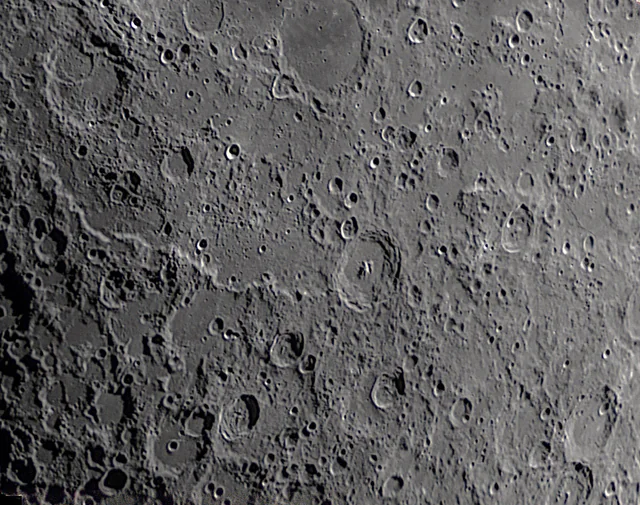
#> input picture moon_surface.jpg, 640 x 505 px
$ python sim_gen.py
#> lines starting #> are read from the running program, lines starting #| are printed output that depends on the picture; after the words box and inside, x2 and y2 are one past the last pixel; in counts of white or black regions, pixels touching at a corner belong together
import cv2
import numpy as np
import math

# Map dimensions
MAP_HEIGHT, MAP_WIDTH = 500, 500

# Read and preprocess moon surface image
moon_surface = cv2.imread("moon_surface.jpg", 0)
#> moon_surface: shape (505, 640); min 0, max 255, mean 94.6
moon_surface = cv2.resize(moon_surface, (MAP_WIDTH, MAP_HEIGHT))
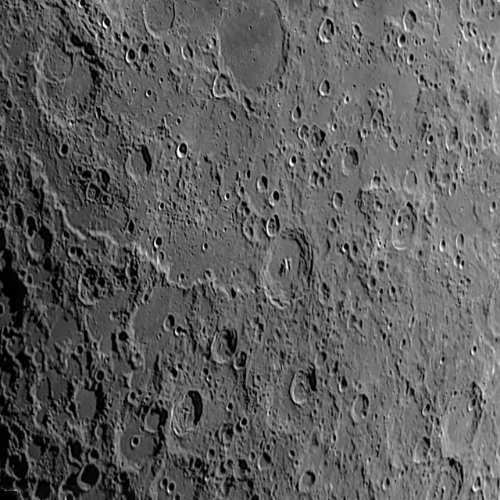
#> moon_surface: shape (500, 500); min 0, max 253, mean 94.5
moon_surface = cv2.normalize(moon_surface, None, 0, 200, cv2.NORM_MINMAX)  # Reduced brightness

def detect_craters(image_path, min_distance=50):
    img = cv2.imread(image_path, 0)
    img = cv2.normalize(img, None, 0, 255, cv2.NORM_MINMAX)
    blurred = cv2.GaussianBlur(img, (9, 9), 0)

    circles = cv2.HoughCircles(
        blurred,
        cv2.HOUGH_GRADIENT,
        dp=1,
        minDist=min_distance,
        param1=40,
        param2=25,
        minRadius=15,
        maxRadius=60
    )

    craters = []
    if circles is not None:
        circles = np.uint16(np.around(circles))
        sorted_circles = sorted(circles[0], key=lambda x: x[2], reverse=True)

        for circle in sorted_circles:
            x, y, r = circle
            if all(np.sqrt((x - cx)**2 + (y - cy)**2) >= (r + cr + min_distance)
                  for cx, cy, cr in craters):
                craters.append((int(x), int(y), int(r)))
            if len(craters) == 5:
                break

    return craters

# Initialize map and obstacles
map = np.ones((MAP_HEIGHT, MAP_WIDTH), dtype=np.uint8) * 255
obstacles = detect_craters("moon_surface.jpg")
#> in detect_craters, `blurred = cv2.GaussianBlur(img, (9, 9), 0)`:
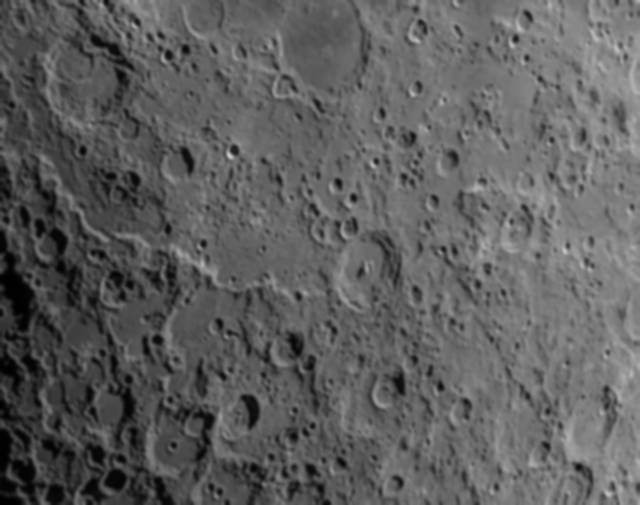
#> blurred: shape (505, 640); min 0, max 204, mean 94.6
#> in detect_craters, `circles = cv2.HoughCircles( blurred, cv2.HOUGH_GRADIENT, dp=1, minDist..`: circles = 80 rows, first 8: [109.5, 86.5, 58.3], [188.5, 77.5, 58.3], [168.5, 233.5, 56.1], [94.5, 181.5, 58.3], [112.5, 232.5, 58.3], [297.5, 338.5, 58.3], [300.5, 171.5, 59.4], [55.5, 76.5, 58.3]
#> in detect_craters, `circles = np.uint16(np.around(circles))`: circles = 80 rows, first 8: [110, 86, 58], [188, 78, 58], [168, 234, 56], [94, 182, 58], [112, 232, 58], [298, 338, 58], [300, 172, 59], [56, 76, 58]
#> in detect_craters, `sorted_circles = sorted(circles[0], key=lambda x: x[2], reverse=True)`: sorted_circles = 80 items, first 6: [300, 172, 59], [122, 324, 59], [190, 426, 59], [210, 346, 59], [110, 86, 58], [188, 78, 58]
#> the loop in detect_craters, `for circle in sorted_circles:` made 15 passes
#> after the loop in detect_craters, `for circle in sorted_circles:`: craters = [(300, 172, 59), (122, 324, 59), (110, 86, 58), (380, 414, 58), (528, 288, 58)]
#> obstacles has the same summary as craters in detect_craters
for obstacle in obstacles:
    cv2.circle(map, (obstacle[0], obstacle[1]), obstacle[2], 0, -1)
#> this loop made 5 passes
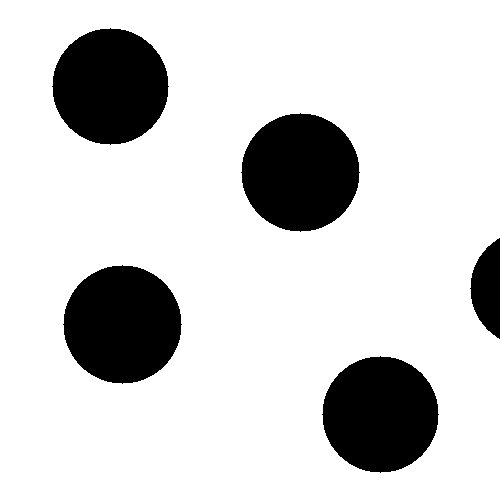
#> map: shape (500, 500); 82% white; 5 black regions, box (x1, y1, x2, y2) and area: (241, 113, 360, 232) 10913, (63, 265, 182, 384) 10913, (52, 28, 169, 145) 10557, (322, 356, 439, 473) 10557, (470, 238, 500, 339) 2114

# Robot parameters
rx, ry, rtheta = 50, 450, math.pi/4
STEP = 3
TURN = math.radians(5)
ROBOT_WIDTH, ROBOT_HEIGHT = 30, 20

# Particle filter parameters
NUM_PARTICLES = 1000
particles = None
weights = None

def init_particles():
    global particles, weights
    particles = np.zeros((NUM_PARTICLES, 3))
    particles[:, 0] = np.random.uniform(0, MAP_WIDTH, NUM_PARTICLES)
    particles[:, 1] = np.random.uniform(0, MAP_HEIGHT, NUM_PARTICLES)
    particles[:, 2] = np.random.uniform(0, 2 * np.pi, NUM_PARTICLES)
    weights = np.ones(NUM_PARTICLES) / NUM_PARTICLES

def motion_update(particles, forward, turn):
    noise_fwd = np.random.normal(0, 1, NUM_PARTICLES)
    noise_turn = np.random.normal(0, 0.05, NUM_PARTICLES)
    particles[:, 2] += turn + noise_turn
    particles[:, 0] += (forward + noise_fwd) * np.cos(particles[:, 2])
    particles[:, 1] += (forward + noise_fwd) * np.sin(particles[:, 2])

def weight_update(particles, rx, ry):
    global weights
    distances = np.sqrt((particles[:, 0] - rx)**2 + (particles[:, 1] - ry)**2)
    weights = np.exp(-distances / 30)
    weights += 1e-300
    weights /= np.sum(weights)

def resample(particles, weights):
    indices = np.random.choice(range(NUM_PARTICLES), size=NUM_PARTICLES, p=weights)
    return particles[indices]

def predicted_pose(particles, weights):
    mean_x = np.average(particles[:, 0], weights=weights)
    mean_y = np.average(particles[:, 1], weights=weights)
    mean_theta = np.arctan2(
        np.average(np.sin(particles[:, 2]), weights=weights),
        np.average(np.cos(particles[:, 2]), weights=weights)
    )
    return mean_x, mean_y, mean_theta

def draw_map(rx, ry, rtheta, particles, waypoints, trajectory):
    # Create background with moon surface
    lmap = cv2.cvtColor(moon_surface, cv2.COLOR_GRAY2BGR)

    # Draw obstacles
    for obstacle in obstacles:
        cv2.circle(lmap, (obstacle[0], obstacle[1]), obstacle[2], (0, 0, 0), -1)

    # Draw particles
    for px, py, _ in particles:
        cv2.circle(lmap, (int(px), int(py)), 1, (0, 0, 255), -1)

    # Draw robot
    robot_corners = np.array([
        [-ROBOT_WIDTH // 2, -ROBOT_HEIGHT // 2],
        [ROBOT_WIDTH // 2, -ROBOT_HEIGHT // 2],
        [ROBOT_WIDTH // 2, ROBOT_HEIGHT // 2],
        [-ROBOT_WIDTH // 2, ROBOT_HEIGHT // 2]
    ])
    rotation_matrix = np.array([
        [math.cos(rtheta), -math.sin(rtheta)],
        [math.sin(rtheta), math.cos(rtheta)]
    ])
    rotated_corners = np.dot(robot_corners, rotation_matrix.T)
    translated_corners = rotated_corners + [rx, ry]
    corners = translated_corners.astype(int)
    cv2.polylines(lmap, [corners], isClosed=True, color=(0, 255, 0), thickness=2)

    # Draw robot orientation and predicted pose
    end_x = int(rx + 30 * math.cos(rtheta))
    end_y = int(ry + 30 * math.sin(rtheta))
    cv2.line(lmap, (int(rx), int(ry)), (end_x, end_y), (255, 0, 0), 2)

    pred_x, pred_y, pred_theta = predicted_pose(particles, weights)
    end_pred_x = int(pred_x + 30 * math.cos(pred_theta))
    end_pred_y = int(pred_y + 30 * math.sin(pred_theta))
    cv2.line(lmap, (int(pred_x), int(pred_y)), (end_pred_x, end_pred_y), (255, 0, 255), 2)

    # Draw waypoints and trajectory
    for wp in waypoints:
        cv2.circle(lmap, (int(wp[0]), int(wp[1])), 5, (0, 255, 255), -1)

    if len(trajectory) > 1:
        for i in range(len(trajectory) - 1):
            cv2.line(lmap, (int(trajectory[i][0]), int(trajectory[i][1])),
                     (int(trajectory[i + 1][0]), int(trajectory[i + 1][1])), (0, 0, 255), 2)

    return lmap

def move_robot(rx, ry, rtheta, forward, turn):
    rtheta += turn
    new_rx = rx + forward * math.cos(rtheta)
    new_ry = ry + forward * math.sin(rtheta)
    if map[int(new_ry), int(new_rx)] == 255:
        return new_rx, new_ry, rtheta
    return rx, ry, rtheta

def check_obstacle(rx, ry, angle, distance):
    for i in range(1, int(distance)):
        x = int(rx + i * math.cos(angle))
        y = int(ry + i * math.sin(angle))
        if 0 <= x < MAP_WIDTH and 0 <= y < MAP_HEIGHT:
            if map[y, x] == 0:
                return True
    return False

# Main execution
init_particles()

# Set up video writer
fourcc = cv2.VideoWriter_fourcc(*'mp4v')
#> fourcc = 1983148141
out = cv2.VideoWriter('simulation.mp4', fourcc, 20.0, (MAP_WIDTH, MAP_HEIGHT))

# Define waypoints
waypoints = [
    (50, 450),    # Start
    (150, 450),   # First intermediate
    (250, 310),   # Second intermediate
    (200, 100),   # Third intermediate
    (450, 20)     # End
]

trajectory = []
current_waypoint = 1
running = True

while running:
    frame = draw_map(rx, ry, rtheta, particles, waypoints, trajectory)
#> the loop in draw_map, `for obstacle in obstacles:` made 5 passes
#> after the loop in draw_map, `for obstacle in obstacles:`:
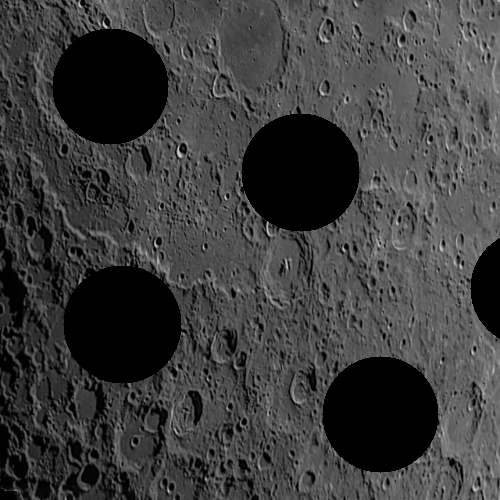
#> lmap: shape (500, 500, 3); min 0, max 200, mean 61.2
#> after the loop in draw_map, `for px, py, _ in particles:`:
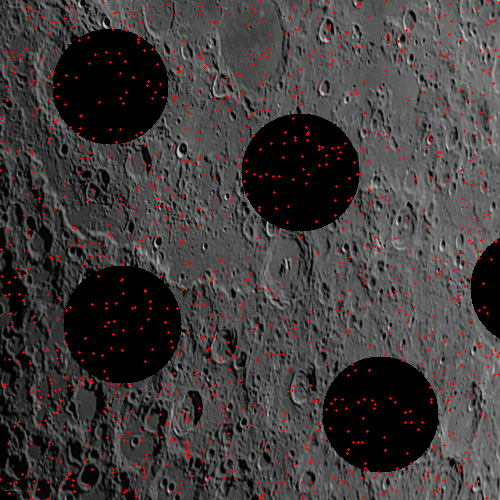
#> lmap: shape (500, 500, 3); 1.98% of pixels changed, all inside (x1, y1, x2, y2) = (0, 0, 500, 500)
#> in draw_map, `cv2.polylines(lmap, [corners], isClosed=True, color=(0, 255, 0), thick..`:
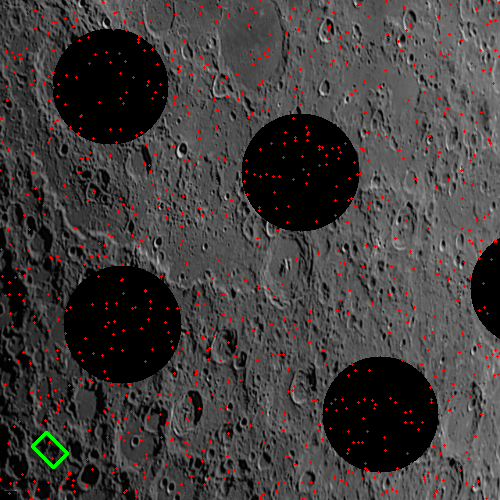
#> lmap: shape (500, 500, 3); 0.14% of pixels changed, all inside (x1, y1, x2, y2) = (31, 431, 69, 469)
#> in draw_map, `cv2.line(lmap, (int(rx), int(ry)), (end_x, end_y), (255, 0, 0), 2)`: lmap: shape (500, 500, 3); 0.04% of pixels changed, all inside (x1, y1, x2, y2) = (49, 449, 73, 473)
#> in draw_map, `cv2.line(lmap, (int(pred_x), int(pred_y)), (end_pred_x, end_pred_y), (..`: lmap: shape (500, 500, 3); mean B, G, R 60.1, 60.2, 65
#> after the loop in draw_map, `for wp in waypoints:`:
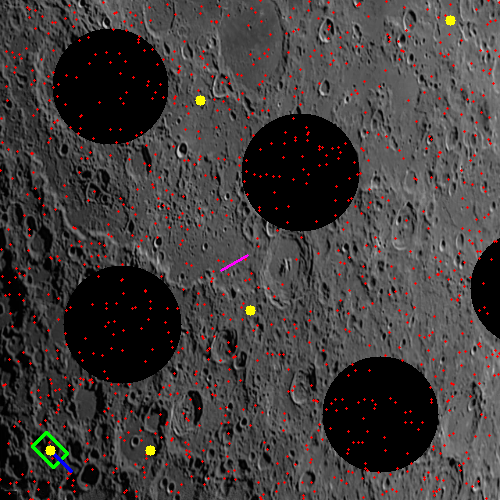
#> lmap: shape (500, 500, 3); mean B, G, R 59.9, 60.5, 65.3
    cv2.imshow("Particle Filter Simulation", frame)
    out.write(frame)

    target_x, target_y = waypoints[current_waypoint]
    dx = target_x - rx
    dy = target_y - ry
    target_angle = math.atan2(dy, dx)
    distance_to_waypoint = math.sqrt(dx*dx + dy*dy)

    if distance_to_waypoint < 20:
        if current_waypoint < len(waypoints) - 1:
            current_waypoint += 1
        else:
            print("Final target reached!")
            break

    angle_diff = (target_angle - rtheta + math.pi) % (2 * math.pi) - math.pi
    turn = np.sign(angle_diff) * min(abs(angle_diff), TURN)
    forward = STEP

    if check_obstacle(rx, ry, rtheta, ROBOT_WIDTH * 2):
        left_clear = not check_obstacle(rx, ry, rtheta - math.pi/4, ROBOT_WIDTH * 2)
        right_clear = not check_obstacle(rx, ry, rtheta + math.pi/4, ROBOT_WIDTH * 2)

        if left_clear and right_clear:
            turn = TURN if angle_diff > 0 else -TURN
        elif left_clear:
            turn = -TURN
        elif right_clear:
            turn = TURN
        else:
            turn = TURN
        forward = STEP / 2

    rx, ry, rtheta = move_robot(rx, ry, rtheta, forward, turn)
    trajectory.append((rx, ry))
    motion_update(particles, forward, turn)

    rx = max(0, min(MAP_WIDTH - 1, rx))
    ry = max(0, min(MAP_HEIGHT - 1, ry))
    particles[:, 0] = np.clip(particles[:, 0], 0, MAP_WIDTH - 1)
    particles[:, 1] = np.clip(particles[:, 1], 0, MAP_HEIGHT - 1)

    weight_update(particles, rx, ry)
    particles = resample(particles, weights)

    key = cv2.waitKey(50) & 0xFF
#> (key q is pressed here)
    if key == ord('q'):
        running = False

out.release()
cv2.destroyAllWindows()
